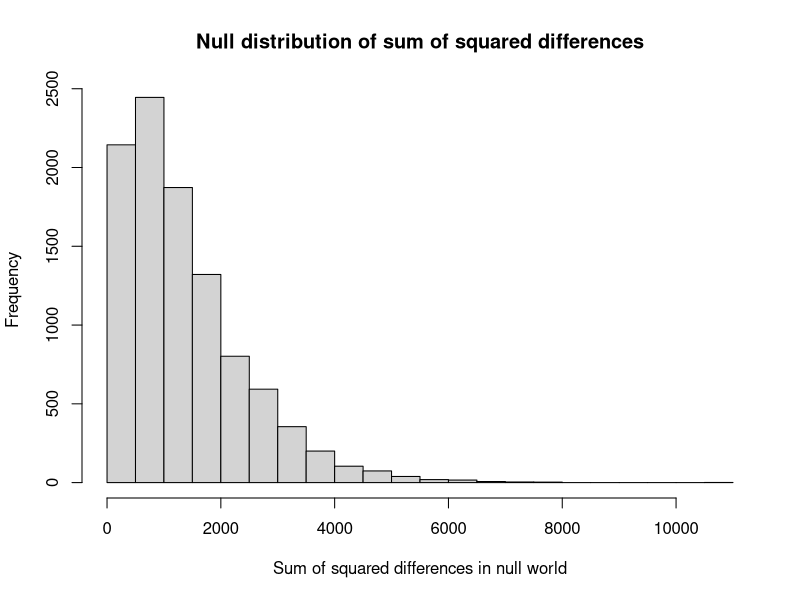

Recreate this plot in R.
## ---- chunk 1
# Load data file.
rations_df <- read.csv('data/pig_rations.csv')
# Show the first six rows.
head(rations_df)
## ---- chunk 2
# Get vectors for each ration.
# A
a_rows <- subset(rations_df, rations_df$ration == 'A')
a_weights <- a_rows$weight_gain
# B
b_rows <- subset(rations_df, rations_df$ration == 'B')
b_weights <- b_rows$weight_gain
# C
c_rows <- subset(rations_df, rations_df$ration == 'C')
c_weights <- c_rows$weight_gain
# D
d_rows <- subset(rations_df, rations_df$ration == 'D')
d_weights <- d_rows$weight_gain
# Concatenate into one long vector.
all_weights <- c(a_weights, b_weights, c_weights, d_weights)
# Show the concatenated vector.
all_weights
## ---- chunk 3
n_trials <- 10000

# An vector to store the result of each trial.
results <- numeric(n_trials)

# Do 10000 trials
for (i in 1:n_trials) {
    # Shuffle all the weight gains.
    shuffled <- sample(all_weights)
    # Split into 4 now random samples.
    fake_a <- shuffled[1:12]
    fake_b <- shuffled[13:24]
    fake_c <- shuffled[25:36]
    fake_d <- shuffled[37:48]
    # Sum the weight gains for the 4 resamples.
    sum_a <- sum(fake_a)
    sum_b <- sum(fake_b)
    sum_c <- sum(fake_c)
    sum_d <- sum(fake_d)
    # Find the differences between all the possible pairs of resamples.
    a_b <- sum_a - sum_b
    a_c <- sum_a - sum_c
    a_d <- sum_a - sum_d
    b_c <- sum_b - sum_c
    b_d <- sum_b - sum_d
    c_d <- sum_c - sum_d
    # Put the differences into an vector.
    fake_diffs <- c(a_b, a_c, a_d, b_c, b_d, c_d)
    # Square them to give six squared differences.
    sq_fake_diffs <- fake_diffs ** 2
    # Sum the squares.
    sum_sq_fake_diffs <- sum(sq_fake_diffs)
    # Keep track of the total for each trial.
    results[i] <- sum_sq_fake_diffs
    # End one trial, go back and repeat until 10000 trials are complete.
}

# Produce a histogram of the trial results.
hist(results, breaks=25,
    main='Null distribution of sum of squared differences',
    xlab='Sum of squared differences in null world')

# Find out how many trials produced differences among groups as great as
# or greater than those observed.
k <- sum(results >= 5299)
# Convert to a proportion.
kk <- k / n_trials
# Print the result.
message('Number of sum of squared differences >= 5299: ', kk)
